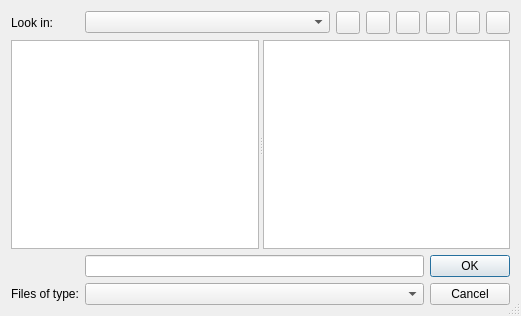
<ui version="4.0" >
 <comment>*********************************************************************
**
** Copyright (C) 2015 The Qt Company Ltd.
** Contact: http://www.qt.io/licensing/
**
** This file is part of the QtGui module of the Qt Toolkit.
**
** $QT_BEGIN_LICENSE:LGPL$
** Commercial License Usage
** Licensees holding valid commercial Qt licenses may use this file in
** accordance with the commercial license agreement provided with the
** Software or, alternatively, in accordance with the terms contained in
** a written agreement between you and The Qt Company. For licensing terms
** and conditions see http://www.qt.io/terms-conditions. For further
** information use the contact form at http://www.qt.io/contact-us.
**
** GNU Lesser General Public License Usage
** Alternatively, this file may be used under the terms of the GNU Lesser
** General Public License version 2.1 or version 3 as published by the Free
** Software Foundation and appearing in the file LICENSE.LGPLv21 and
** LICENSE.LGPLv3 included in the packaging of this file. Please review the
** following information to ensure the GNU Lesser General Public License
** requirements will be met: https://www.gnu.org/licenses/lgpl.html and
** http://www.gnu.org/licenses/old-licenses/lgpl-2.1.html.
**
** As a special exception, The Qt Company gives you certain additional
** rights. These rights are described in The Qt Company LGPL Exception
** version 1.1, included in the file LGPL_EXCEPTION.txt in this package.
**
** GNU General Public License Usage
** Alternatively, this file may be used under the terms of the GNU
** General Public License version 3.0 as published by the Free Software
** Foundation and appearing in the file LICENSE.GPL included in the
** packaging of this file.  Please review the following information to
** ensure the GNU General Public License version 3.0 requirements will be
** met: http://www.gnu.org/copyleft/gpl.html.
**
** $QT_END_LICENSE$
**
*********************************************************************</comment>
 <class>QFileDialog</class>
 <widget class="QDialog" name="QFileDialog" >
  <property name="geometry" >
   <rect>
    <x>0</x>
    <y>0</y>
    <width>521</width>
    <height>316</height>
   </rect>
  </property>
  <property name="sizeGripEnabled" >
   <bool>true</bool>
  </property>
  <layout class="QGridLayout" >
   <item row="0" column="0" >
    <widget class="QLabel" name="lookInLabel" >
     <property name="text" >
      <string>Look in:</string>
     </property>
    </widget>
   </item>
   <item row="0" column="1" colspan="2" >
    <layout class="QHBoxLayout" >
     <item>
      <widget class="QFileDialogComboBox" name="lookInCombo" >
       <property name="sizePolicy" >
        <sizepolicy vsizetype="Fixed" hsizetype="Ignored" >
         <horstretch>1</horstretch>
         <verstretch>0</verstretch>
        </sizepolicy>
       </property>
       <property name="minimumSize" >
        <size>
         <width>50</width>
         <height>0</height>
        </size>
       </property>
      </widget>
     </item>
     <item>
      <widget class="QToolButton" name="backButton" >
       <property name="toolTip" >
        <string>Back</string>
       </property>
       <property name="accessibleName">
        <string>Back</string>
       </property>
       <property name="accessibleDescription">
        <string>Go back</string>
       </property>
      </widget>
     </item>
     <item>
      <widget class="QToolButton" name="forwardButton" >
       <property name="toolTip" >
        <string>Forward</string>
       </property>
       <property name="accessibleName">
        <string>Forward</string>
       </property>
       <property name="accessibleDescription">
        <string>Go forward</string>
       </property>
      </widget>
     </item>
     <item>
      <widget class="QToolButton" name="toParentButton" >
       <property name="toolTip" >
        <string>Parent Directory</string>
       </property>
       <property name="accessibleName">
        <string>Parent Directory</string>
       </property>
       <property name="accessibleDescription">
        <string>Go to the parent directory</string>
       </property>
      </widget>
     </item>
     <item>
      <widget class="QToolButton" name="newFolderButton" >
       <property name="toolTip" >
        <string>Create New Folder</string>
       </property>
       <property name="accessibleName">
        <string>Create New Folder</string>
       </property>
       <property name="accessibleDescription">
        <string>Create a New Folder</string>
       </property>
      </widget>
     </item>
     <item>
      <widget class="QToolButton" name="listModeButton" >
       <property name="toolTip" >
        <string>List View</string>
       </property>
       <property name="accessibleName">
        <string>List View</string>
       </property>
       <property name="accessibleDescription">
        <string>Change to list view mode</string>
       </property>
      </widget>
     </item>
     <item>
      <widget class="QToolButton" name="detailModeButton" >
       <property name="toolTip" >
        <string>Detail View</string>
       </property>
       <property name="accessibleName">
        <string>Detail View</string>
       </property>
       <property name="accessibleDescription">
        <string>Change to detail view mode</string>
       </property>
      </widget>
     </item>
    </layout>
   </item>
   <item row="1" column="0" colspan="3" >
    <widget class="QSplitter" name="splitter" >
     <property name="sizePolicy" >
      <sizepolicy vsizetype="Expanding" hsizetype="Expanding" >
       <horstretch>0</horstretch>
       <verstretch>0</verstretch>
      </sizepolicy>
     </property>
     <property name="orientation" >
      <enum>Qt::Horizontal</enum>
     </property>
     <widget class="QSidebar" name="sidebar">
      <property name="accessibleName">
       <string>Sidebar</string>
      </property>
      <property name="accessibleDescription">
       <string>List of places and bookmarks</string>
      </property>
     </widget>
     <widget class="QFrame" name="frame" >
      <property name="frameShape" >
       <enum>QFrame::NoFrame</enum>
      </property>
      <property name="frameShadow" >
       <enum>QFrame::Raised</enum>
      </property>
      <layout class="QVBoxLayout" >
       <property name="spacing" >
        <number>0</number>
       </property>
       <property name="leftMargin" >
        <number>0</number>
       </property>
       <property name="topMargin" >
        <number>0</number>
       </property>
       <property name="rightMargin" >
        <number>0</number>
       </property>
       <property name="bottomMargin" >
        <number>0</number>
       </property>
       <item>
        <widget class="QStackedWidget" name="stackedWidget" >
         <property name="currentIndex" >
          <number>0</number>
         </property>
         <widget class="QWidget" name="page" >
          <layout class="QVBoxLayout" >
           <property name="spacing" >
            <number>0</number>
           </property>
           <property name="leftMargin" >
            <number>0</number>
           </property>
           <property name="topMargin" >
            <number>0</number>
           </property>
           <property name="rightMargin" >
            <number>0</number>
           </property>
           <property name="bottomMargin" >
            <number>0</number>
           </property>
           <item>
            <widget class="QFileDialogListView" name="listView">
             <property name="accessibleName">
              <string>Files</string>
             </property>
            </widget>
           </item>
          </layout>
         </widget>
         <widget class="QWidget" name="page_2" >
          <layout class="QVBoxLayout" >
           <property name="spacing" >
            <number>0</number>
           </property>
           <property name="leftMargin" >
            <number>0</number>
           </property>
           <property name="topMargin" >
            <number>0</number>
           </property>
           <property name="rightMargin" >
            <number>0</number>
           </property>
           <property name="bottomMargin" >
            <number>0</number>
           </property>
           <item>
            <widget class="QFileDialogTreeView" name="treeView">
             <property name="accessibleName">
              <string>Files</string>
             </property>
            </widget>
           </item>
          </layout>
         </widget>
        </widget>
       </item>
      </layout>
     </widget>
    </widget>
   </item>
   <item row="2" column="0" >
    <widget class="QLabel" name="fileNameLabel" >
     <property name="sizePolicy" >
      <sizepolicy vsizetype="Preferred" hsizetype="Minimum" >
       <horstretch>0</horstretch>
       <verstretch>0</verstretch>
      </sizepolicy>
     </property>
     <property name="minimumSize" >
      <size>
       <width>0</width>
       <height>0</height>
      </size>
     </property>
    </widget>
   </item>
   <item row="2" column="1" >
    <widget class="QFileDialogLineEdit" name="fileNameEdit" >
     <property name="sizePolicy" >
      <sizepolicy vsizetype="Fixed" hsizetype="Expanding" >
       <horstretch>1</horstretch>
       <verstretch>0</verstretch>
      </sizepolicy>
     </property>
    </widget>
   </item>
   <item rowspan="2" row="2" column="2" >
    <widget class="QDialogButtonBox" name="buttonBox" >
     <property name="orientation" >
      <enum>Qt::Vertical</enum>
     </property>
     <property name="standardButtons" >
      <set>QDialogButtonBox::Cancel|QDialogButtonBox::NoButton|QDialogButtonBox::Ok</set>
     </property>
    </widget>
   </item>
   <item row="3" column="0" >
    <widget class="QLabel" name="fileTypeLabel" >
     <property name="sizePolicy" >
      <sizepolicy vsizetype="Fixed" hsizetype="Preferred" >
       <horstretch>0</horstretch>
       <verstretch>0</verstretch>
      </sizepolicy>
     </property>
     <property name="text" >
      <string>Files of type:</string>
     </property>
    </widget>
   </item>
   <item row="3" column="1" >
    <widget class="QComboBox" name="fileTypeCombo" >
     <property name="sizePolicy" >
      <sizepolicy vsizetype="Fixed" hsizetype="Expanding" >
       <horstretch>0</horstretch>
       <verstretch>0</verstretch>
      </sizepolicy>
     </property>
    </widget>
   </item>
  </layout>
 </widget>
 <customwidgets>
  <customwidget>
   <class>QFileDialogTreeView</class>
   <extends>QTreeView</extends>
   <header>qfiledialog_p.h</header>
  </customwidget>
  <customwidget>
   <class>QFileDialogListView</class>
   <extends>QListView</extends>
   <header>qfiledialog_p.h</header>
  </customwidget>
  <customwidget>
   <class>QSidebar</class>
   <extends>QListWidget</extends>
   <header>qsidebar_p.h</header>
  </customwidget>
  <customwidget>
   <class>QFileDialogLineEdit</class>
   <extends>QLineEdit</extends>
   <header>qfiledialog_p.h</header>
  </customwidget>
  <customwidget>
   <class>QFileDialogComboBox</class>
   <extends>QComboBox</extends>
   <header>qfiledialog_p.h</header>
  </customwidget>
 </customwidgets>
 <tabstops>
  <tabstop>lookInCombo</tabstop>
  <tabstop>backButton</tabstop>
  <tabstop>forwardButton</tabstop>
  <tabstop>toParentButton</tabstop>
  <tabstop>newFolderButton</tabstop>
  <tabstop>listModeButton</tabstop>
  <tabstop>detailModeButton</tabstop>
  <tabstop>sidebar</tabstop>
  <tabstop>treeView</tabstop>
  <tabstop>listView</tabstop>
  <tabstop>fileNameEdit</tabstop>
  <tabstop>buttonBox</tabstop>
  <tabstop>fileTypeCombo</tabstop>
 </tabstops>
 <resources/>
 <connections/>
</ui>
